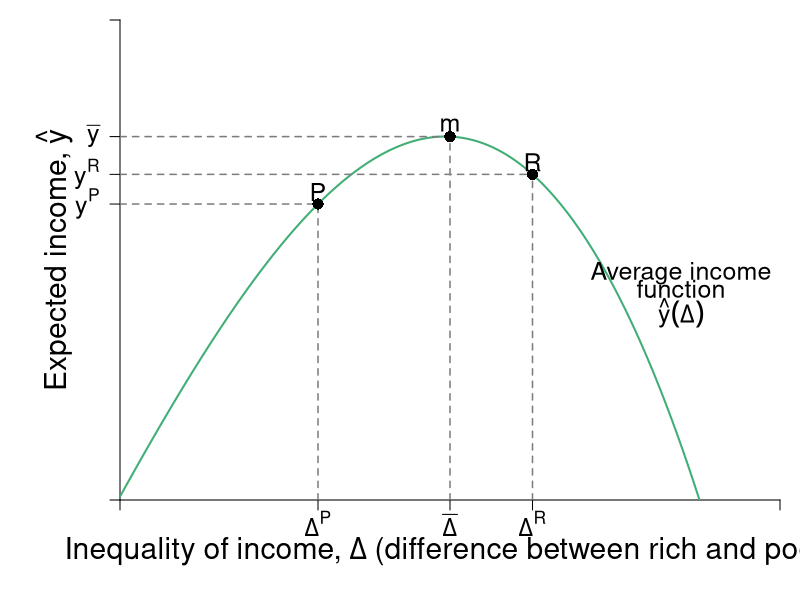

Recreate this plot in R.
#Graph Designer: Simon Halliday & Riley Boeth '17 + Scott Cohn
#Authors: Bowles, Foley and Halliday
#Title: Coordination, Conflict and Competition: A Text in Microeconomics

library(shape)
pdf(file = "risk/risks_inequality_feasible.pdf", width = 10, height = 8)

#Set parameters for graphics
axislabelsize <- 1.8
labelsize <- 1.5
namesize <- 1.8
annotatesize <- 1.5
graphlinewidth <- 2
segmentlinewidth <- 1.5

COL <- c("#7fc97f", "#beaed4", "#fdc086", "#ffff99", "#386cb0", "#f0027f", "#bf5b17", "#666666")
COLA <- c("#e0f3db", "#99d8c9","#66c2a4","#41ae76", "#238b45", "#005824")
COLB <- c("#c6dbef", "#4eb3d3", "#2b8cbe", "#0868ac","#084081")
COLC <- c("#fcfbfd", "#efedf5", "#dadaeb", "#bcbddc", "#9e9ac8", "#807dba", "#6a51a3", "#54278f", "#3f007d")
grays <- gray.colors(25, start = 1, end = 0)

#Edited the margins to cater for the larger LHS labels
par(mar =  c(5, 6, 1, 1))


#Indifference curves of a risk-averse homo economicus (2nd graph out of the two for 4.7)

indiffA <- function(x, ua=2) {
  ua + (1/12)*(x)^2
}

#Average income function 

avgwealth <- function(x,y){
  (1.08)*((-1/35)*(((-((.9)*x-36))^2))+36.8+((-1/10)*(x-4)+(-1/1000)*((x-3)^3)))
}

#Add limits on axes and levels of utility for each indifference curve
ylims <- c(0, 30)
xlims <- c(0, 40)

npts <- 501 
x <- seq(xlims[1], xlims[2], length.out = npts)
y <- seq(ylims[1], ylims[2], length.out = npts) 

plot(0, 0, xlim = xlims, ylim = ylims, type = "n",
     xlab = expression(paste("")),
     ylab = expression(paste("")), 
     xaxt = "n", 
     yaxt = "n", 
     cex.lab = axislabelsize, 
     bty = "n", 
     xaxs = "i", 
     yaxs = "i"
)

#x and y limits with plain axes without ticks/numbers to match previous graph

#ticksx <- seq(from = 0, to = xlims[2]+1, by = 4)
#xlabels <- seq(from = 0, to = xlims[2], by = 1)
ticksx <- c(xlims[1], 12, 20, 25, xlims[2])
xlabels <- c(NA, expression(paste(Delta^P)), expression(paste(bar(Delta) )), expression(paste(Delta^R)), NA)
#ticksy <- seq(from = 0, to = ylims[2]+1, by = 4)
#ylabels <- seq(from = 0, to = ylims[2], by = 1)
ticksy <- c(ylims[1], avgwealth(12), avgwealth(20), avgwealth(25), ylims[2])
ylabels <- c(NA, expression(paste(y^P)), expression(paste(bar(y) )), expression(paste(y^R)), NA)



axis(1,at = ticksx,  pos = 0, labels = xlabels, cex.axis = labelsize)
axis(2,at = ticksy,  pos = 0, labels = ylabels, las = 1, cex.axis = labelsize)

npts <- 500 
xx1 <- seq(xlims[1], xlims[2], length.out = npts)
xx2 <- seq(0, xlims[2], length.out = npts)
xx3 <- seq(xlims[1], 0, length.out = npts)
xx4 <- seq(-11, 0, length.out = npts)


# lines(xx1, indiffA(xx1, ua = 2), col = COLB[4], lwd = graphlinewidth)
# lines(xx1, indiffA(xx1, ua = 8.2), col = COLB[4], lwd = graphlinewidth)
# lines(xx1, indiffA(xx1, ua = 14.4), col = COLB[4], lwd = graphlinewidth)
lines(xx1, avgwealth(xx1), col = COLA[4], lwd = graphlinewidth)


#Axis labels and draw linear utility function
mtext(expression(paste("Inequality of income, ", Delta , " (difference between rich and poor)")), side = 1, line = 2.5, cex = axislabelsize)
text(-4, 0.5*ylims[2], expression(paste("Expected income, ",hat(y))), xpd = TRUE, cex = axislabelsize, srt = 90) 

#Label various points on line

segments(0, avgwealth(25), 25, avgwealth(25), lty = 2, col = grays[20], lwd = segmentlinewidth)
segments(25, 0, 25, avgwealth(25), lty = 2, col = grays[20], lwd = segmentlinewidth)
points(25, avgwealth(25), pch = 16, col = "black", cex = 1.5)
text(25, avgwealth(25) + 0.75, expression(paste(R)), cex = labelsize)

segments(0, avgwealth(20), 20, avgwealth(20), lty = 2, col = grays[20], lwd = segmentlinewidth)
segments(20, 0, 20, avgwealth(20), lty = 2, col = grays[20], lwd = segmentlinewidth)
points(20, avgwealth(20), pch = 16, col = "black", cex = 1.5)
text(20, avgwealth(20) + 0.75, expression(paste(m)), cex = labelsize)


segments(0, avgwealth(12), 12, avgwealth(12), lty = 2, col = grays[20], lwd = segmentlinewidth)
segments(12, 0, 12, avgwealth(12), lty = 2, col = grays[20], lwd = segmentlinewidth)
points(12, avgwealth(12), pch = 16, col = "black", cex = 1.5)
text(12, avgwealth(12) + 0.75, expression(paste(P)), cex = labelsize)


#Label average wealth curve and indifference curves generally

text(34, avgwealth(30)+1, expression(paste("Average income")), xpd = TRUE, cex = labelsize)
text(34, avgwealth(30), expression(paste("function")), xpd = TRUE, cex = labelsize)
text(34, avgwealth(30)-1.5, expression(paste(hat(y)(Delta) )), xpd = TRUE, cex = labelsize)



dev.off()
